Frame 1 (no input): blank canvas, image omitted
Frame 60 (the mouse pressed at the canvas centre just before this capture): blank canvas, image omitted
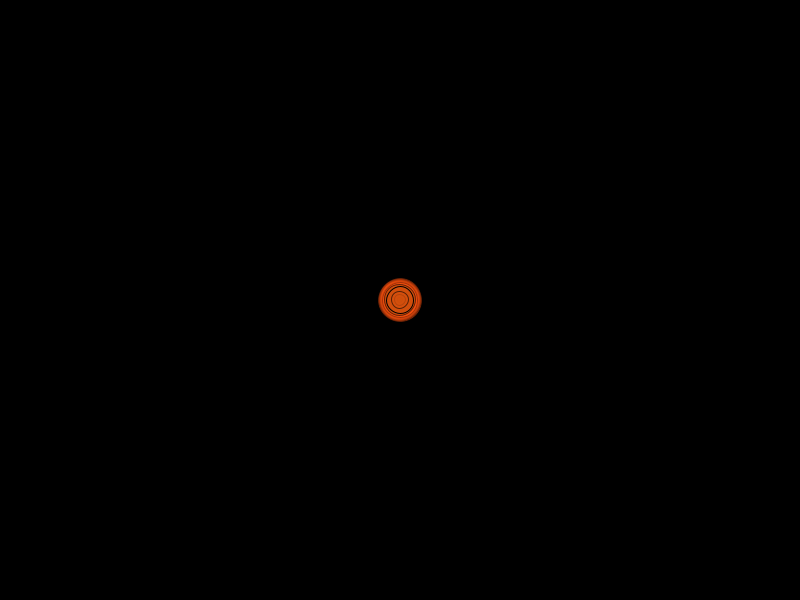
Frame 120 (the mouse held since frame 60 and released just before this capture)

The Processing sketch whose frames 1 and 60 were blank and that drew this single picture after the mouse press (run headless with seeded random() and noise(); from frame 60 on, the mouse is pressed at the canvas centre):

// Processing sketch: processing_109025
// ── processing_109025.pde

int counter;
 
void setup() {  //setup function called initially, only once
  size(800, 600);
  background(0);  //set background black
  colorMode(RGB);   //set colors to Red, Green, Blue mode
  counter=0;
}
 
void draw() {  //draw function loops
  counter++;
  fill(random(300)+20,80,13,100);
   
  if(mousePressed == true) { //add some interaction
    ellipse(mouseX, mouseY, 45*sin(counter), 45*sin(counter));
  }
}
 
void keyPressed() {
  if (key == ' ') {
    background(0);
  }
}
